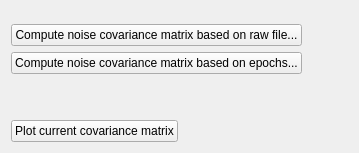
             <widget class="QWidget" name="tabNoiseCovariance">
              <attribute name="title">
               <string>Noise covariance</string>
              </attribute>
              <layout class="QFormLayout" name="formLayout_16">
               <property name="fieldGrowthPolicy">
                <enum>QFormLayout::AllNonFixedFieldsGrow</enum>
               </property>
               <item row="0" column="0" colspan="2">
                <layout class="QHBoxLayout" name="horizontalLayout_34">
                 <item>
                  <layout class="QVBoxLayout" name="verticalLayout_14">
                   <property name="topMargin">
                    <number>13</number>
                   </property>
                   <item>
                    <widget class="QPushButton" name="pushButtonComputeCovarianceRaw">
                     <property name="text">
                      <string>Compute noise covariance matrix based on raw file...</string>
                     </property>
                    </widget>
                   </item>
                   <item>
                    <widget class="QPushButton" name="pushButtonComputeCovarianceEpochs">
                     <property name="text">
                      <string>Compute noise covariance matrix based on epochs...</string>
                     </property>
                    </widget>
                   </item>
                   <item>
                    <spacer name="verticalSpacer_3">
                     <property name="orientation">
                      <enum>Qt::Vertical</enum>
                     </property>
                     <property name="sizeHint" stdset="0">
                      <size>
                       <width>20</width>
                       <height>40</height>
                      </size>
                     </property>
                    </spacer>
                   </item>
                  </layout>
                 </item>
                 <item>
                  <widget class="QFrame" name="frameCovarianceInfoWidget">
                   <property name="maximumSize">
                    <size>
                     <width>600</width>
                     <height>800</height>
                    </size>
                   </property>
                   <property name="frameShape">
                    <enum>QFrame::NoFrame</enum>
                   </property>
                   <property name="frameShadow">
                    <enum>QFrame::Raised</enum>
                   </property>
                   <property name="lineWidth">
                    <number>1</number>
                   </property>
                  </widget>
                 </item>
                 <item>
                  <spacer name="horizontalSpacer">
                   <property name="orientation">
                    <enum>Qt::Horizontal</enum>
                   </property>
                   <property name="sizeHint" stdset="0">
                    <size>
                     <width>40</width>
                     <height>20</height>
                    </size>
                   </property>
                  </spacer>
                 </item>
                </layout>
               </item>
               <item row="1" column="0">
                <widget class="QPushButton" name="pushButtonPlotCov">
                 <property name="text">
                  <string>Plot current covariance matrix</string>
                 </property>
                </widget>
               </item>
              </layout>
             </widget>
